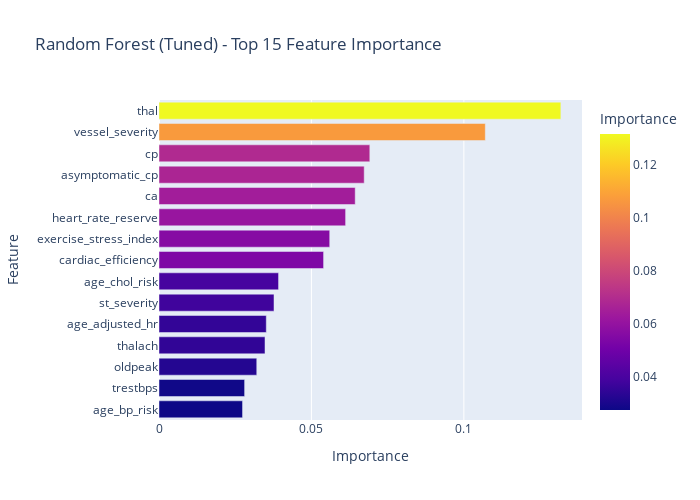

Notebook source saved alongside this figure:
### Code cell
# Random Forest Feature Importance (with engineered features)
rf_importance = pd.DataFrame({
    'feature': X_train_eng.columns,
    'importance': rf_tuned.feature_importances_
}).sort_values('importance', ascending=True)

fig = px.bar(rf_importance.tail(15), x='importance', y='feature', orientation='h',
             title='Random Forest (Tuned) - Top 15 Feature Importance',
             labels={'importance': 'Importance', 'feature': 'Feature'},
             color='importance', color_continuous_scale='Plasma')
fig.update_layout(height=500, width=700, showlegend=False)
fig.show()

### Figure 1 — Plotly figure (JSON) as saved in the notebook; plotly's stock layout.template omitted (floating-point values rounded to 4 significant figures)
{"data": [{"hovertemplate": "Importance=%{marker.color}<br>Feature=%{y}<extra></extra>", "legendgroup": "", "marker": {"color": [0.0274, 0.02808, 0.03207, 0.03477, 0.03519, 0.03772, 0.03921, 0.05398, 0.056, 0.06121, 0.06436, 0.06731, 0.06915, 0.107, 0.1318], "coloraxis": "coloraxis", "pattern": {"shape": ""}}, "name": "", "orientation": "h", "showlegend": false, "textposition": "auto", "type": "bar", "x": [0.0274, 0.02808, 0.03207, 0.03477, 0.03519, 0.03772, 0.03921, 0.05398, 0.056, 0.06121, 0.06436, 0.06731, 0.06915, 0.107, 0.1318], "xaxis": "x", "y": ["age_bp_risk", "trestbps", "oldpeak", "thalach", "age_adjusted_hr", "st_severity", "age_chol_risk", "cardiac_efficiency", "exercise_stress_index", "heart_rate_reserve", "ca", "asymptomatic_cp", "cp", "vessel_severity", "thal"], "yaxis": "y"}], "layout": {"barmode": "relative", "coloraxis": {"colorbar": {"title": {"text": "Importance"}}, "colorscale": [[0.0, "#0d0887"], [0.1111, "#46039f"], [0.2222, "#7201a8"], [0.3333, "#9c179e"], [0.4444, "#bd3786"], [0.5556, "#d8576b"], [0.6667, "#ed7953"], [0.7778, "#fb9f3a"], [0.8889, "#fdca26"], [1.0, "#f0f921"]]}, "height": 500, "legend": {"tracegroupgap": 0}, "showlegend": false, "title": {"text": "Random Forest (Tuned) - Top 15 Feature Importance"}, "width": 700, "xaxis": {"anchor": "y", "domain": [0.0, 1.0], "title": {"text": "Importance"}}, "yaxis": {"anchor": "x", "domain": [0.0, 1.0], "title": {"text": "Feature"}}}}
